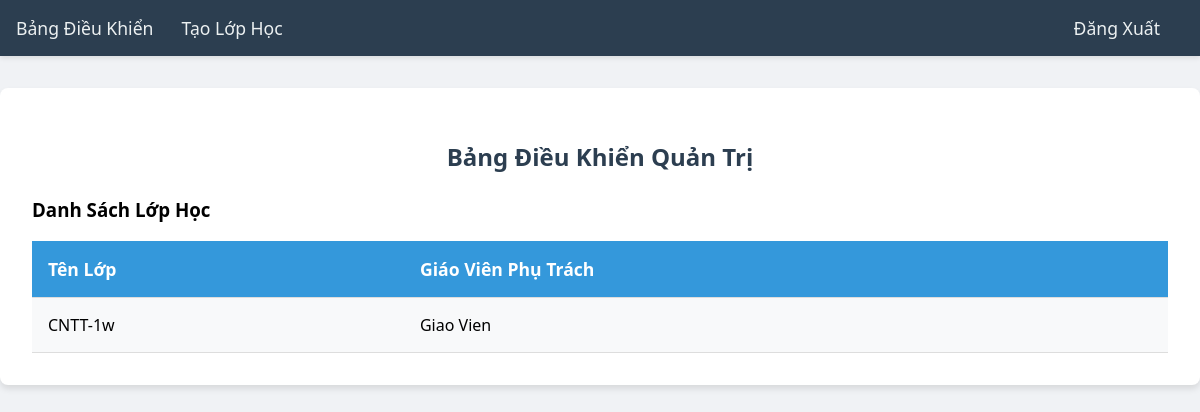
The app's page /admin_dashboard (signed in), older data.
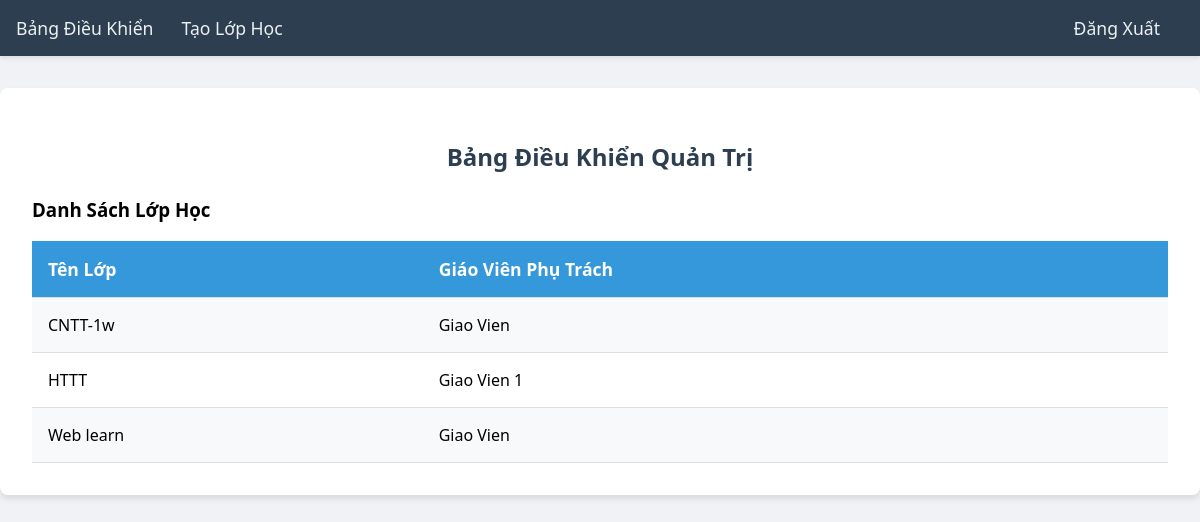
The same page, newer data.
### tables this page shows
CREATE TABLE classes (
                 id INTEGER PRIMARY KEY AUTOINCREMENT,
                 class_name TEXT UNIQUE,
                 teacher_id INTEGER,
                 FOREIGN KEY (teacher_id) REFERENCES users(id));

CREATE TABLE users (
                 id INTEGER PRIMARY KEY AUTOINCREMENT,
                 email TEXT UNIQUE,
                 password TEXT,
                 name TEXT,
                 role TEXT,
                 class_name TEXT);

### app.py (the view)
@app.route('/admin_dashboard')
def admin_dashboard():
    if 'user_id' not in session or session['role'] != 'admin':
        return redirect(url_for('login'))
    conn = get_db_connection()
    classes = conn.execute(
        'SELECT c.class_name, u.name as teacher_name FROM classes c JOIN users u ON c.teacher_id = u.id').fetchall()
    classes = [{'class_name': c['class_name'], 'teacher_name': c['teacher_name']} for c in classes]
    teachers = conn.execute('SELECT id, name FROM users WHERE role = "teacher"').fetchall()
    conn.close()
    return render_template('admin_dashboard.html', classes=classes, teachers=teachers)

### app.py (called while the page is built)
def get_db_connection():
    conn = sqlite3.connect('database.db')
    conn.row_factory = sqlite3.Row
    return conn

### templates/admin_dashboard.html (shortened to what this page needs)
<!DOCTYPE html>
<html lang="vi">
<head>
</head>
<body>
    <div class="navbar">
        <a href="{{ url_for('admin_dashboard') }}">Bảng Điều Khiển</a>
        <a href="{{ url_for('create_class') }}">Tạo Lớp Học</a>
        <a href="{{ url_for('logout') }}" style="float: right;">Đăng Xuất</a>
    </div>
    <div class="container">
        <h2>Bảng Điều Khiển Quản Trị</h2>
        <h3>Danh Sách Lớp Học</h3>
        <table>
            <tr>
                <th>Tên Lớp</th>
                <th>Giáo Viên Phụ Trách</th>
            </tr>
            {% for class in classes %}
            <tr>
                <td>{{ class.class_name }}</td>
                <td>{{ class.teacher_name }}</td>
            </tr>
            {% endfor %}
        </table>
    </div>
</body>
</html>

Row changes from the older to the newer data that the page shows:
added classes: class_name "HTTT", teacher_name "Giao Vien 1"
added classes: class_name "Web learn", teacher_name "Giao Vien"
